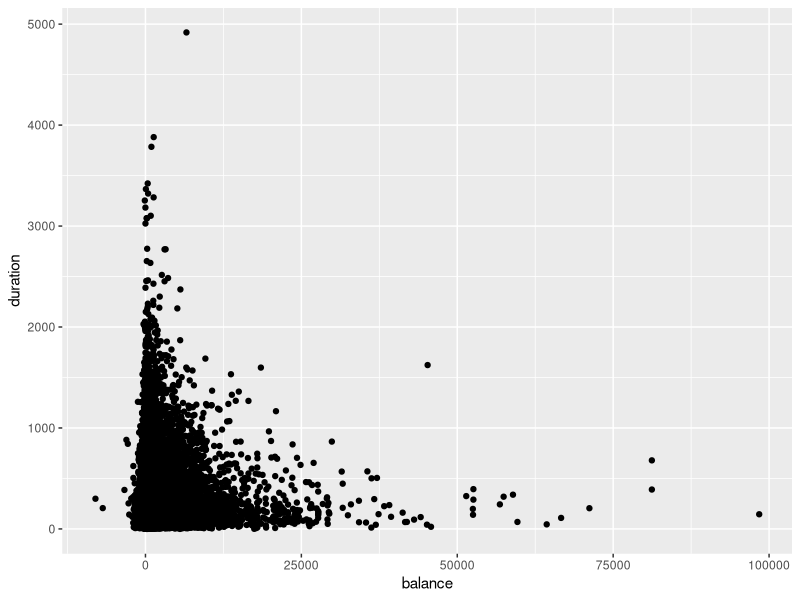
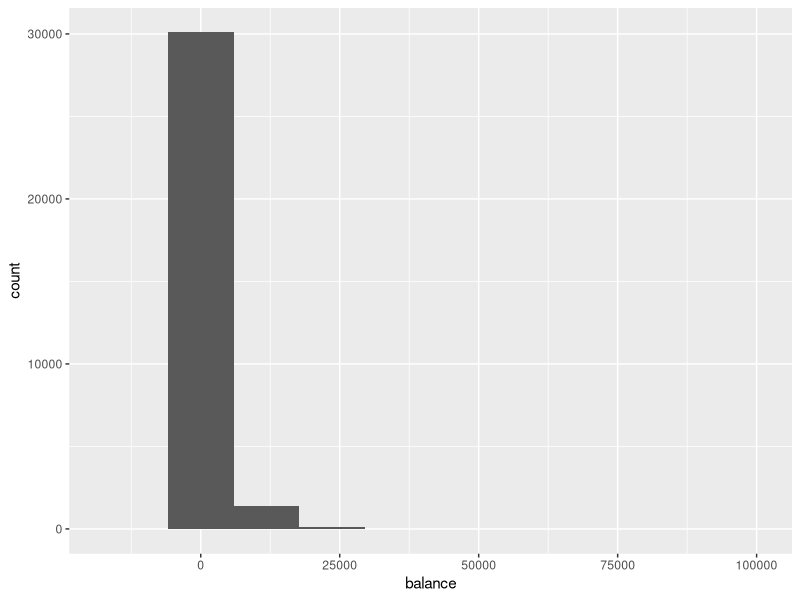
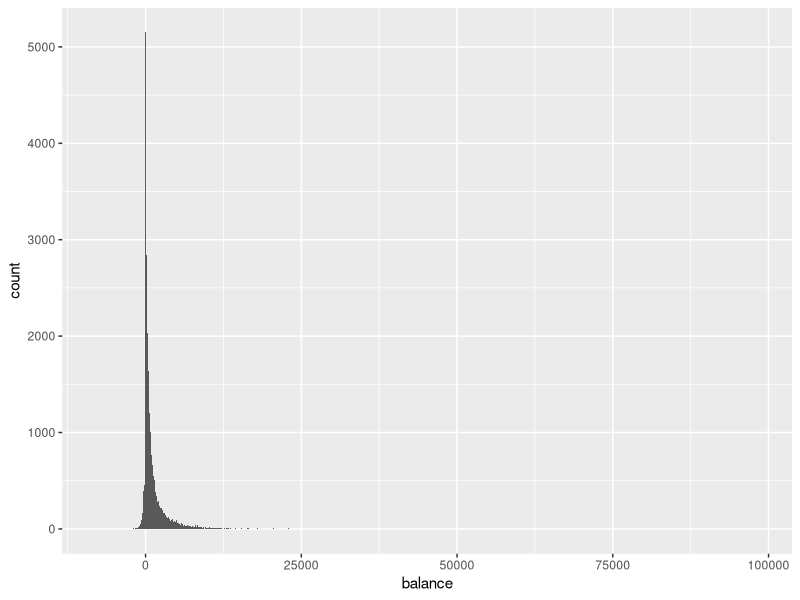
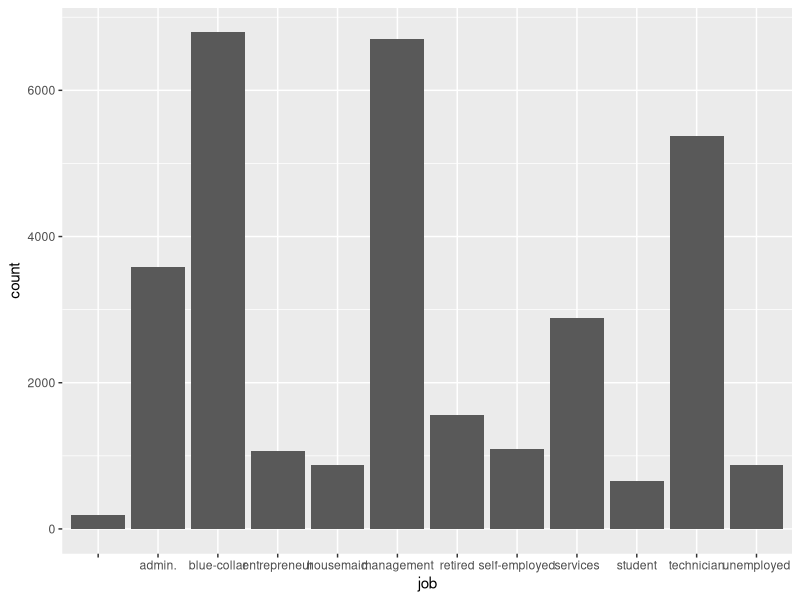
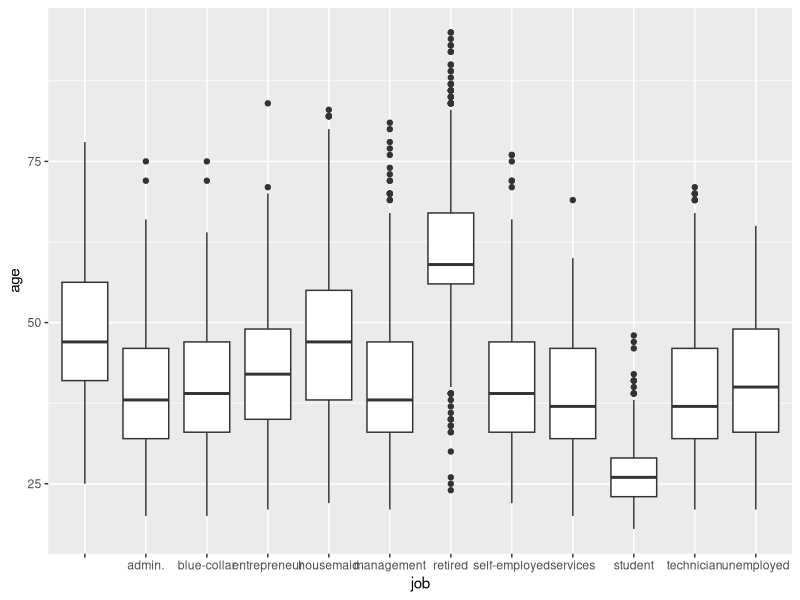
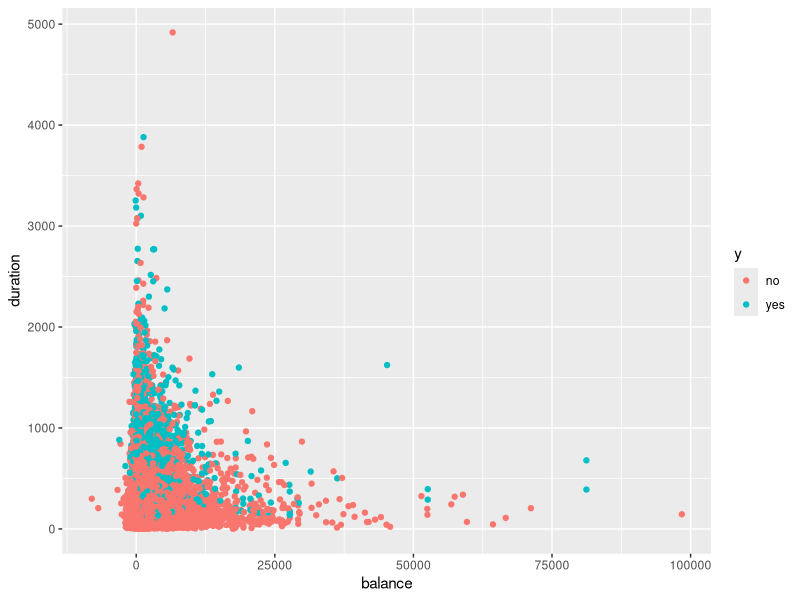
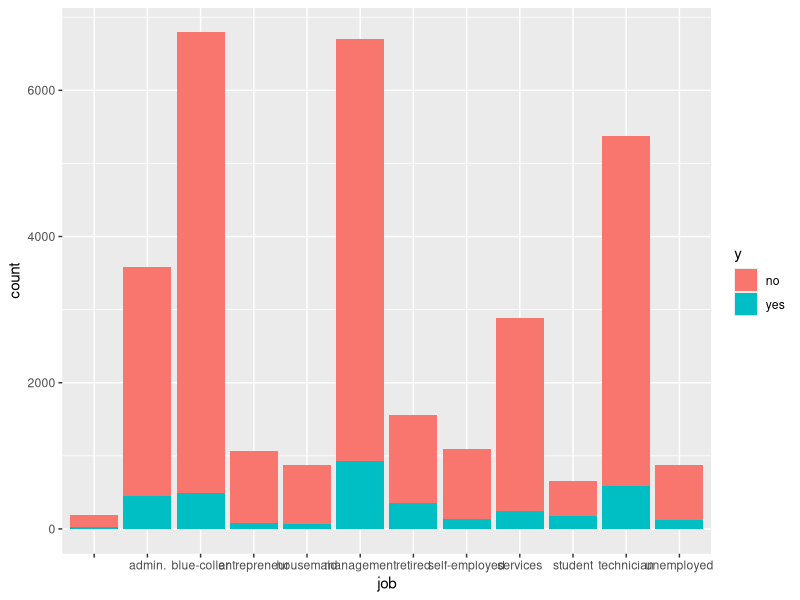
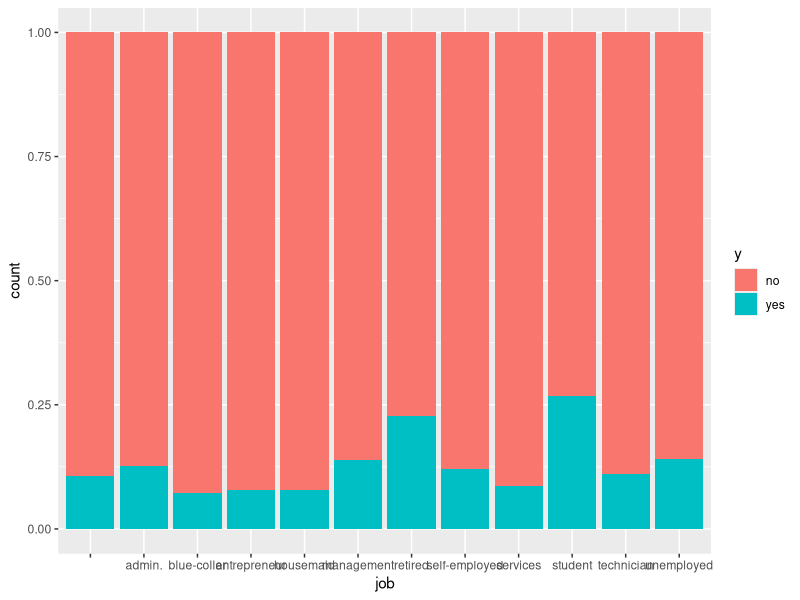

Generate these figures, in order, with R:
## 실습 전 준비 ####

## 라이브러리 설치
install.packages('dplyr')
install.packages('tidyr')
install.packages('ggplot2')

## 라이브러리 불러오기
library(dplyr)
library(tidyr)
library(ggplot2)

## 데이터 불러오기
data <- read.csv('data/bank_example.csv')

## dplyr ####
## select
newdata <- data%>%
  select(balance, age, y)

newdata <- data%>%
  select(-balance, -age, -y)

newdata <- data%>%
  select(starts_with('p'))

newdata <- data%>%
  select(y, everything())

newdata <- data%>%
  select(BALANCE=balance, AGE=age, CLASS=y)

##예제) select
# default, education, housing, y 선택하기 

## mutate
newdata <- data%>%
  mutate(balanceperage = balance/age)

newdata <- data%>%
  mutate(balance = balance^2)

## filter
newdata <- data%>%
  filter(balance > 0)

## group_by
newdata <- data%>%
  group_by(month)

newdata <- data%>%
  group_by(month)%>%
  summarise(sum_balance=sum(balance))

newdata <- data%>%
  group_by(month, job)%>%
  summarise(sum_balance=sum(balance))

newdata <- data%>%
  select(month, balance, duration)%>%
  group_by(month)%>%
  summarise_all(funs(sum, mean))

##예제) group_by, filter, summarise
# 전체 데이터에서 NA값을 제거 후, y를 그룹으로 balance의 평균 구하기
# balance의 평균을 구하는 함수: mean(balance)

## tidyr ####
newdata <- data[1:2,]%>%select(month, age, balance, duration)%>%
  gather(., key='variable', value='value', age, balance, duration)

## 위와 같은 결과
newdata <- data[1:2,]%>%select(month, age, balance, duration)%>%
  gather(., variable, value, -month)

##예제)
# y는 그대로 두고 default, education, housing를 하나로 쌓기

## ggplot2 ####
## scatter plot
p <- ggplot(data=data, aes(x=balance, y=duration))
p + geom_point()

## histogram
p <- ggplot(data=data, aes(x=balance))
p + geom_histogram(bins=10)

p <- ggplot(data=data, aes(x=balance))
p + geom_histogram(bins=1000)

## bar
p <- ggplot(data=data, aes(x=job))
p + geom_bar()

## box
p <- ggplot(data=data, aes(x=job, y=age))
p + geom_boxplot()

## color
p <- ggplot(data=data, aes(x=balance, y=duration, color=y))
p + geom_point()

p <- ggplot(data=data, aes(x=job, fill=y))
p + geom_bar()

p <- ggplot(data=data, aes(x=job, fill=y))
p + geom_bar(position='fill')

## facet
p <- ggplot(data=data, aes(x=marital))
p + geom_bar()+ facet_wrap(~y)

## pretty
p <- ggplot(data=data, aes(x=job, fill=y))
p + geom_bar(position='fill')+
  labs(title="직업별 정기예금 가입자 비율 바 그래프",
       x="직업",
       y="가입자 비율")+
  scale_fill_manual(values=c('#B2DF8A','#33A02C'))+
  theme(title=element_text(size=24),
        axis.title.x=element_text(size=20),
        axis.title.y=element_text(size=20),
        axis.text.x=element_text(size=14, angle=270, hjust=0),
        axis.text.y=element_text(size=14)) +
  theme_bw()

## all together
# marital과 education은 서로 다른 level을 가지고 있기 때문에 워닝이 발생함
data%>%
  select(marital, education, y)%>%
  gather(., key='variable', value='value', marital, education)%>%
  ggplot(., aes(x=y, fill=value))+
  geom_bar(position='fill')+
  facet_wrap(~variable)+
  theme_bw()

# practice
data%>%
  select(default, education, housing, job, loan, marital, y) %>%
  gather(., key='variable', value='value', default, education, housing, job, loan, marital) %>%
  ggplot(., aes(x=y, fill=value)) +
  geom_bar(position='fill') +
  facet_wrap(~ variable) +
  theme_bw()

library(tidyr)
library(RColorBrewer)
df.p <- data%>%
  select(job, marital, education, default, housing, loan, y)%>%
  gather(., key='variable', value='value', job, marital, education, default, housing, loan)

# 색 정의
colPal <- c(brewer.pal(n = 9, name = "Set1")[1],
            brewer.pal(n = 9, name = "Set1")[2:4],
            brewer.pal(n = 11, name = "Set3")[1:2],
            brewer.pal(n = 9, name = "Set1")[5],
            brewer.pal(n = 11, name = "Set3")[3:5],
            brewer.pal(n = 9, name = "Set1")[6],
            brewer.pal(n = 12, name = "Paired")[1],
            brewer.pal(n = 11, name = "Set3")[6:8],
            brewer.pal(n = 9, name = "Set1")[7],
            brewer.pal(n = 11, name = "Set3")[9:11],
            brewer.pal(n = 12, name = "Paired")[2])

# 그래프 생성
df.p%>%
  ggplot(., aes(x=y, fill=value))+
  geom_bar(position='fill')+
  scale_fill_manual(values=colPal)+
  facet_wrap(~variable)+
  theme_bw()

ggsave('plot/실습_예제.png', width=200, height=100,units='mm')

# t-test
head(iris)
x <- iris$Sepal.Length[iris$Species=="setosa"]
y <- iris$Sepal.Length[iris$Species=="versicolor"]

t.test(x,y,alternative = "two.sided")

# correlation analysis
head(iris)
cor(iris[,-5])

# regression
lm(data=iris,Sepal.Length~Petal.Width+Petal.Length)


library(tidyr)
library(RColorBrewer)
df.p <- data%>%
  select(job, marital, education, default, housing, loan, y)%>%
  gather(., key='variable', value='value', job, marital, education, default, housing, loan)

# 색 정의
colPal <- c(brewer.pal(n = 9, name = "Set1")[1],
            brewer.pal(n = 9, name = "Set1")[2:4],
            brewer.pal(n = 11, name = "Set3")[1:2],
            brewer.pal(n = 9, name = "Set1")[5],
            brewer.pal(n = 11, name = "Set3")[3:5],
            brewer.pal(n = 9, name = "Set1")[6],
            brewer.pal(n = 12, name = "Paired")[1],
            brewer.pal(n = 11, name = "Set3")[6:8],
            brewer.pal(n = 9, name = "Set1")[7],
            brewer.pal(n = 11, name = "Set3")[9:11],
            brewer.pal(n = 12, name = "Paired")[2])

# 그래프 생성
df.p%>%
  ggplot(., aes(x=y, fill=value))+
  geom_bar(position='fill')+
  scale_fill_manual(values=colPal)+
  facet_wrap(~variable)+
  theme_bw()

ggsave('plot/실습_예제.png', width=200, height=100,units='mm')